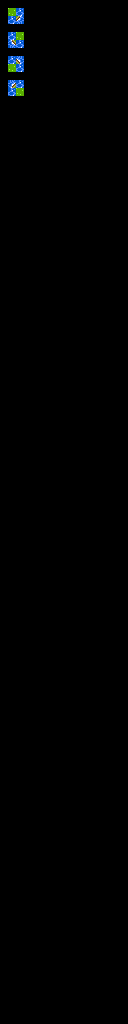

This is a level from a 2D game, rendered from its Tiled map with the project's own tilesets. A one-line summary and the map file follow, with tile-layer data summarised:
An orthogonal 16x128 tile map with 8x8 px tiles, 3 tile layers (regions, input1_automapping-input, output_automapping-output), 2 tilesets.

<map version="1.2" tiledversion="1.2.4" orientation="orthogonal" renderorder="left-up" width="16" height="128" tilewidth="8" tileheight="8" infinite="0" nextlayerid="4" nextobjectid="1">
 <tileset firstgid="1" source="../tilesets/overworld-tileset.tsx" />
 <tileset firstgid="641" source="../tilesets/overworld-automapping-input_tiles.tsx" />
 <layer id="1" name="regions" width="16" height="128">
  <data>[2048 cells, 16 non-empty, 1 distinct tile ids]</data>
 </layer>
 <layer id="2" name="input1_automapping-input" width="16" height="128">
  <data>[2048 cells, 16 non-empty, 2 distinct tile ids]</data>
 </layer>
 <layer id="3" name="output_automapping-output" width="16" height="128">
  <data>[2048 cells, 4 non-empty, 1 distinct tile ids]</data>
 </layer>
</map>
